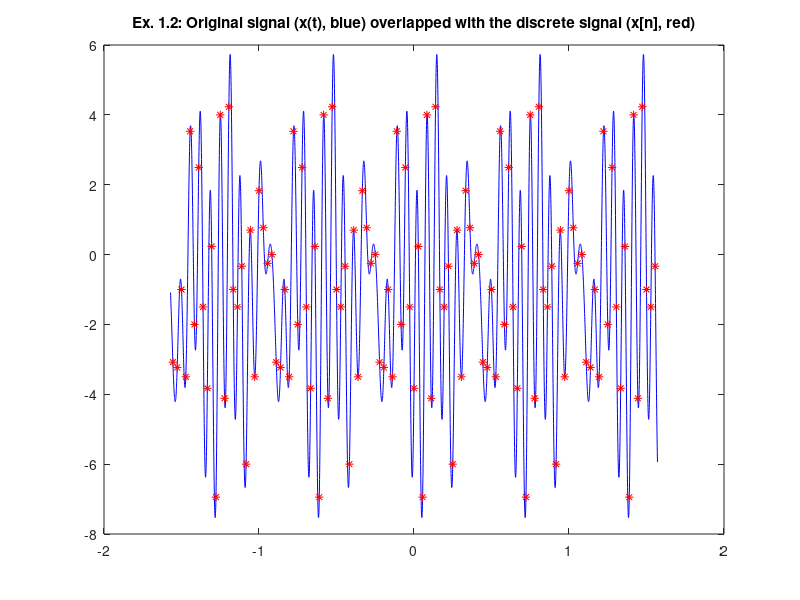
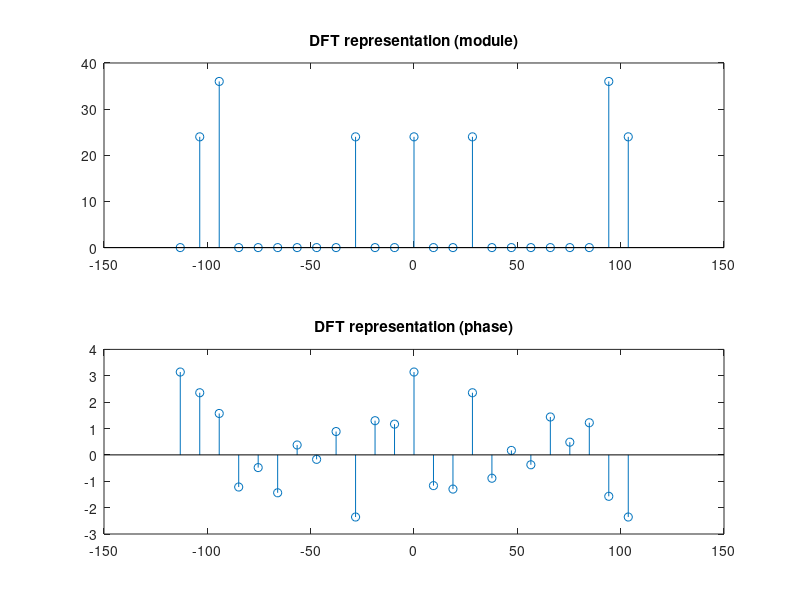
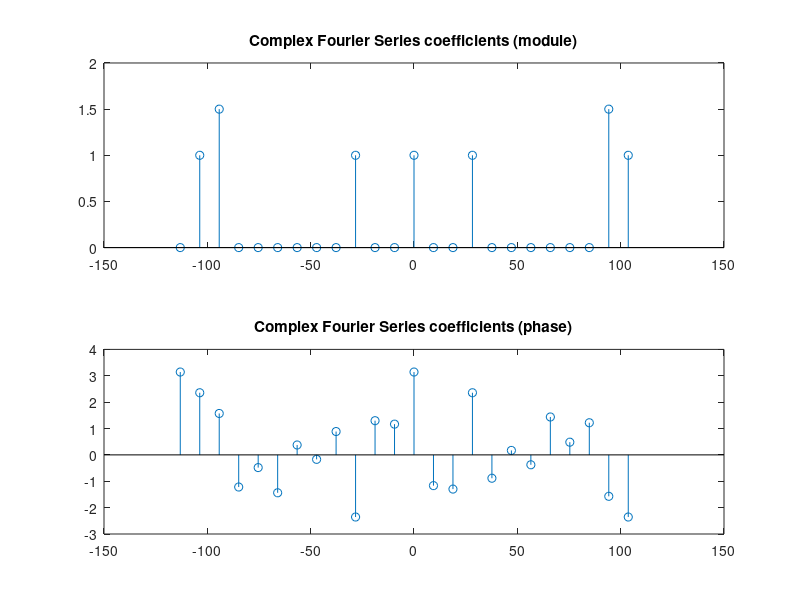
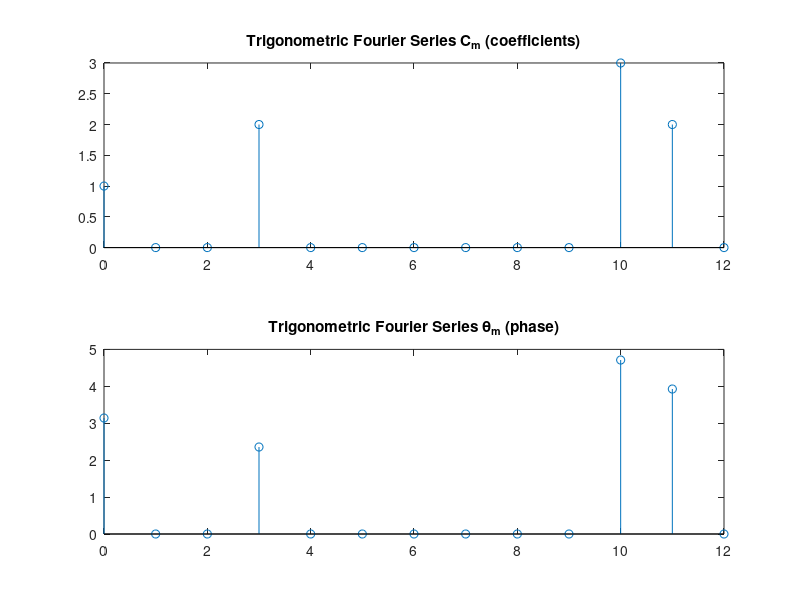

The MATLAB script that drew these images, in order:
%% Initial vars setup
demo_mode = true;

%% Ex. 1
% G = 25;
% x(t)	= -1 + 3 * sin(30 * pi * t) + 4 * mod(G, 2) * sin(12 * pi * t - pi / 4) * cos(21 * pi * t) + 4 * mod(G + 1, 2) * cos(20 * pi * t + pi / 4) * sin(45 * pi * t)
%
% x(t)	= -1 + 3 * sin(30 * pi * t) + 4 * sin(12 * pi * t - pi / 4) * cos(21 * pi * t)
%		= cos(pi) + 2 * cos(9 * pi .* t + 3 * pi / 4) + 3 * cos(30 * pi .* t + 3 * pi / 2) + 2 * cos(33 * pi .* t + 5 * pi / 4)

%% Ex. 1.1
% According to the Nyquist-Shannon Theorem, the sampling frequency should
% be greater than twice the maximum frequency, i.e., Fs > 2 * F_max.
% Since mod(2 * F_max, F_0) = 0, adding a multiple of the
% critical frequency (F_0) still assures a F_0 multiple.

W0 = 3 * pi;	% mdc(0, 9 * pi, 30 * pi, 33 * pi)
Wmax = 33 * pi;	% max(0, 9 * pi, 30 * pi, 33 * pi)

% Fs = 2 * F_max + n * F_0, with F_0 > 0 (and, in this case, n = 2)
Ws = (2 * Wmax + 2 * W0);
% n = 2 assures (in this case) that Ws is a 2 * pi multiple,
% useful for the rad-to-Hz conversion

% radians to hertz conversions
F0 = W0 / (2 * pi);
Fs = Ws / (2 * pi);

% periods
T0 = 1 / F0;
Ts = 1 / Fs;

N = T0 / Ts;

% x_t = cos(pi) + 2 * cos(9 * pi .* t_t + 3 * pi / 4) + 3 * cos(30 * pi .* t_t + 3 * pi / 2) + 2 * cos(33 * pi .* t_t + 5 * pi / 4);
% =>
% x_n = cos(pi) + 2 * cos(9 * pi * Ts * t_n + 3 * pi / 4) + 3 * cos(30 * pi * Ts * t_n + 3 * pi / 2) + 2 * cos(33 * pi * Ts * t_n + 5 * pi / 4);

%% Ex. 1.2.
LLIM = -pi/2;
RLIM = pi/2;

N_POINTS = 5000;

t_t = linspace(LLIM, RLIM, N_POINTS);
t_n = (sign(LLIM) * floor(abs(LLIM) / Ts)) : 1 : (sign(RLIM) * floor(abs(RLIM) / Ts));

x_t = cos(pi) + 2 * cos(9 * pi .* t_t + 3 * pi / 4) + 3 * cos(30 * pi .* t_t + 3 * pi / 2) + 2 * cos(33 * pi .* t_t + 5 * pi / 4);
x_n = cos(pi) + 2 * cos(9 * pi * Ts * t_n + 3 * pi / 4) + 3 * cos(30 * pi * Ts * t_n + 3 * pi / 2) + 2 * cos(33 * pi * Ts * t_n + 5 * pi / 4);

titl_ = 'Ex. 1.2: Original signal (x(t), blue) overlapped with the discrete signal (x[n], red)';
figure('Name', titl_);
plot(t_t, x_t, 'b', t_n * Ts, x_n, 'r*');
title(titl_);
if exist('demo_mode', 'var') && demo_mode
	fprintf('Press [ENTER] to continue.\n'); pause();
end;

%% Ex. 1.3.
t_n = 0:(N-1);

x_n = cos(pi) + 2 * cos(9 * pi * Ts * t_n + 3 * pi / 4) + 3 * cos(30 * pi * Ts * t_n + 3 * pi / 2) + 2 * cos(33 * pi * Ts * t_n + 5 * pi / 4);
X_n = fftshift(fft(x_n));

% if mod(N, 2) == 0
%	omega = (-(N / 2) : 1 : N / 2 - 1) * Ws / N
% else
%	omega = (-((N-1) / 2) : 1 : ((N-1) / 2)) * Ws / N
omega = ((-(N-mod(N, 2)) / 2) : 1 : ((N - mod(N, 2)) / 2 - mod(N + 1, 2))) * Ws / N;

titl_ = '%sDFT representation (%s)';
figure('Name', sprintf(titl_, 'Ex. 1.3: ', 'module and phase'));

subplot(2,1,1);
stem(omega, abs(X_n));
title(sprintf(titl_, '', 'module'));

subplot(2,1,2);
stem(omega, angle(X_n));
title(sprintf(titl_, '', 'phase'));
if exist('demo_mode', 'var') && demo_mode
	fprintf('Press [ENTER] to continue.\n'); pause();
end;

%% Ex. 1.4.
% Since
% c_m	->	FT	->	DFT
%		xT0		x1/Ts
% then we must divide by T0/Ts, N (since N = T0/Ts)
% in order to obtain the Complex Fourier Transform coefficients
c_m = X_n / N;

titl_ = '%sComplex Fourier Series coefficients (%s)';
figure('Name', sprintf(titl_, 'Ex. 1.4: ', 'module and phase'));

subplot(2,1,1);
stem(omega, abs(c_m));
title(sprintf(titl_, '', 'module'));

subplot(2,1,2);
stem(omega, angle(c_m));
title(sprintf(titl_, '', 'phase'));
if exist('demo_mode', 'var') && demo_mode
	fprintf('Press [ENTER] to continue.\n'); pause();
end;

%% Ex. 1.5.
% if mod(N, 2) == 0
%	W0_index = N / 2 + 1
% else
%	W0_index = (N - 1) / 2 + 1
W0_index = (N - mod(N, 2)) / 2 + 1;
omega = 0:(W0_index - 1);

% We use the negative part of the Complex Fourier coefficients, since they
% possess 1 more value (when N is an even number).
C_m = abs(c_m(W0_index:-1:1)) * 2;
C_m(1) = C_m(1) / 2;

% Since we're using the negative part of the angles, we must use their
% conjugate.
% We make them mod(2 * pi) in order to normalize them on the interval
% w in [0, 2 * pi].
% The .* (abs(C_m) > exp(-12)) part is to assure that only the relevant
% angular frequencies (C_m ~= 0) are plotted.
Theta_m = mod(angle(conj(c_m(W0_index:-1:1))) .* (abs(C_m) > exp(-12)), 2 * pi);

titl_ = '%sTrigonometric Fourier Series %s';
figure('Name', sprintf(titl_, 'Ex. 1.5: ', 'parameters (Cm (coefficients) and theta (phase))'));

subplot(2,1,1);
stem(omega, C_m);
title(sprintf(titl_, '', 'C_m (coefficients)'));

subplot(2,1,2);
stem(omega, Theta_m);
title(sprintf(titl_, '',  '\theta_m (phase)'));
if exist('demo_mode', 'var') && demo_mode
	fprintf('Press [ENTER] to continue.\n'); pause();
end;

%% Ex. 1.6.
x_t_rec = zeros(1, N_POINTS);

% Fourier Series signal reconstruction
for i = 1:length(C_m)
	x_t_rec = x_t_rec + C_m(i) * cos((i-1) * W0 * t_t + Theta_m(i));
end;

titl_ = 'Ex. 1.6: Original signal (x(t), blue) overlapped with the reconstructed signal through the Trigonometric Fourier Series (x[n], red)';
figure('Name', titl_);
plot(t_t, x_t, 'b', t_t, x_t_rec, 'r.');
title(titl_);